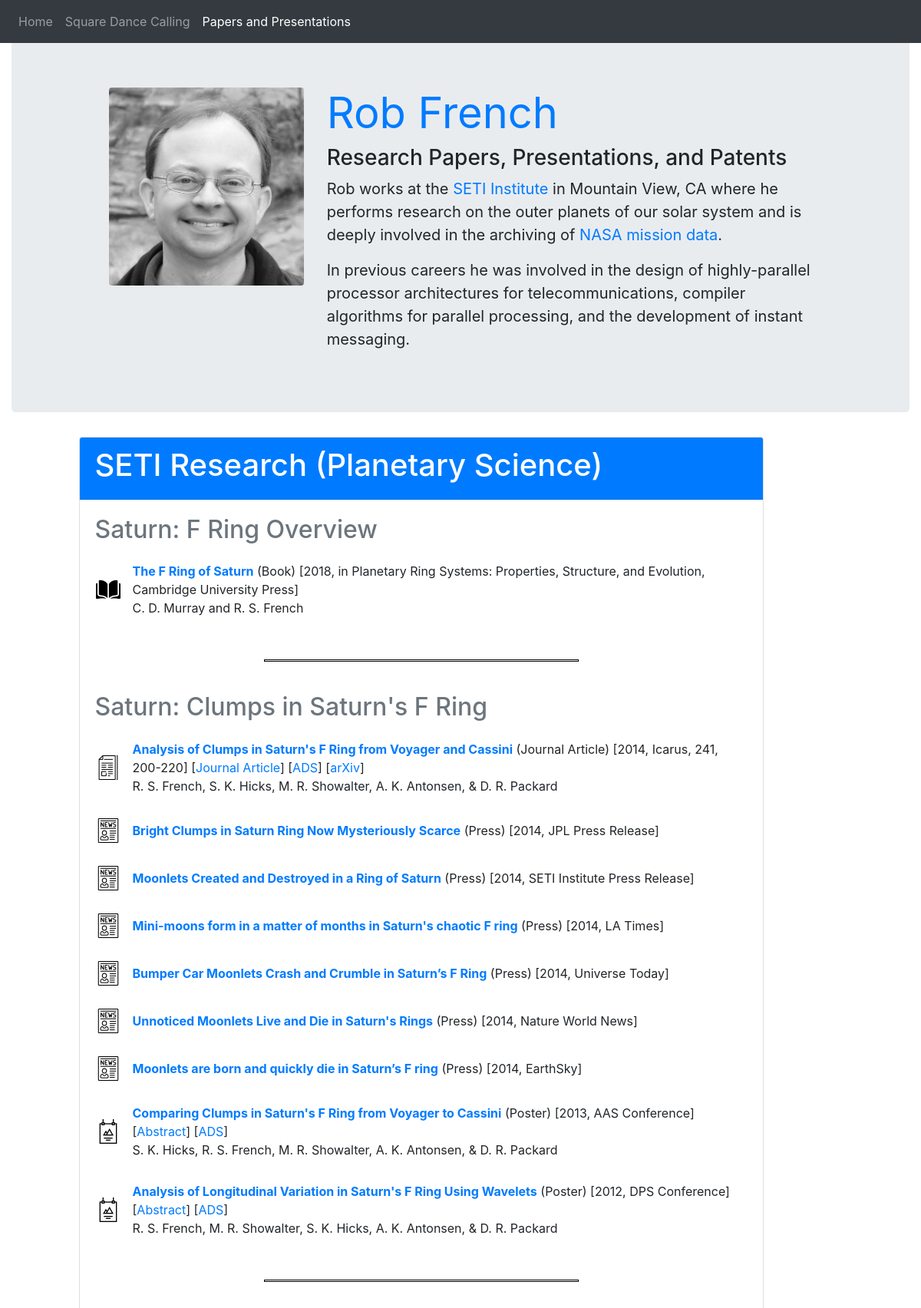
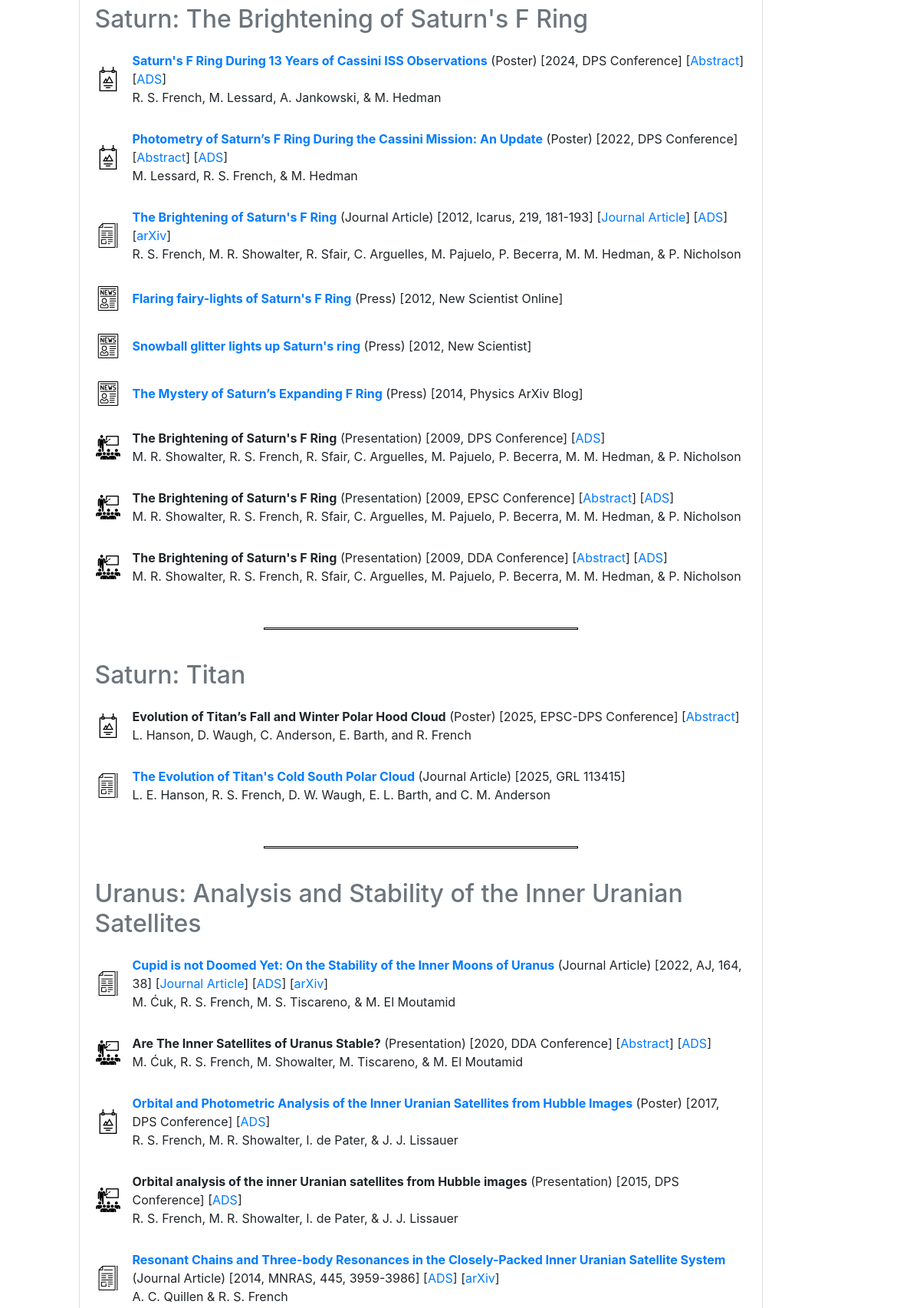
/papers (upper part), run on the app's committed database (2 pictures, top to bottom).
### papers/models.py (models this page shows, shortened)
class PaperCategory(models.Model):
    name = models.CharField(max_length=120)
    display_order = models.IntegerField(unique=True)
    class Meta:
        ordering = ['display_order']

class PaperSubCategory(models.Model):
    category = models.ForeignKey('PaperCategory', on_delete=models.PROTECT)
    name = models.CharField(max_length=120)
    display_order = models.IntegerField()
    class Meta:
        ordering = ['category', 'display_order']

class Paper(models.Model):
    sub_category = models.ForeignKey('PaperSubCategory', on_delete=models.PROTECT)
    display_order = models.IntegerField()
    doc_type = models.CharField(max_length=255)
    year = models.IntegerField()
    title = models.CharField(max_length=255)
    citation = models.CharField(max_length=120, blank=True)
    authors = models.CharField(max_length=255, blank=True)
    full_text_link = models.CharField(max_length=255, blank=True)
    journal_link = models.CharField(max_length=255, blank=True)
    abstract_link = models.CharField(max_length=255, blank=True)
    arXiv_link = models.CharField(max_length=255, blank=True)
    ADS_link = models.CharField(max_length=255, blank=True)
    class Meta:
        ordering = ['sub_category', 'display_order']

### papers/views.py (the view)
# urls.py: path('papers', papers.views.papers),
def papers(request):
    paper_dict = {}
    category_list = []
    sub_category_dict = {}
    for category in PaperCategory.objects.all():
        category_used = False
        sub_categories = (PaperSubCategory.objects.
                          filter(category__name=category.name))
        sub_category_dict[category.name] = []
        for i, sub_category in enumerate(sub_categories):
            papers = (Paper.objects.filter(sub_category=sub_category).
                      order_by('display_order'))
            paper_list = list(papers)
            for paper in paper_list:
                if (paper.full_text_link and
                    (paper.full_text_link.find('rfrench.org') != -1 or
                     not paper.full_text_link.startswith('http'))):
                    paper.full_text_link = (paper.full_text_link.
                            replace('http://rfrench.org/papers', '/papers'))
                    paper.full_static_content = True
                else:
                    paper.full_static_content = False
                if (paper.abstract_link and
                    (paper.abstract_link.find('rfrench.org') != -1 or
                     not paper.abstract_link.startswith('http'))):
                    paper.abstract_link = (paper.abstract_link.
                            replace('http://rfrench.org/papers', '/papers'))
                    paper.abstract_static_content = True
                else:
                    paper.abstract_static_content = False
            if len(paper_list) > 0:
                sub_category_dict[category.name].append(sub_category)
                category_used = True
                paper_dict[(category.name,
                            sub_category.name)] = paper_list
            sub_category.not_last_entry = i != len(sub_categories)-1
            print(sub_category.name, sub_category.not_last_entry)
        if category_used:
            category_list.append(category.name)
    return render(request, 'papers/papers.html',
                  {'categories': category_list,
                   'sub_categories': sub_category_dict,
                   'papers': paper_dict})

### papers/templates/papers/papers.html (shortened to what this page needs)
<!doctype html>
<html lang="en">
  <head>
    <link rel="stylesheet" href="https://maxcdn.bootstrapcdn.com/bootstrap/4.0.0-beta.3/css/bootstrap.min.css">
  </head>
  <body style="padding-top:50px;">
    {% load static %}
    <div class="container-fluid">
      <nav class="navbar fixed-top navbar-expand-sm navbar-dark bg-dark">
        <ul class="navbar-nav mr-auto">
          <li class="nav-item">
            <a class="nav-link" href="/">Home</a>
          </li>
          <li class="nav-item">
            <a class="nav-link" href="/calling/">Square Dance Calling</a>
          </li>
          <li class="nav-item active">
            <a class="nav-link" href="/papers/">Papers and Presentations <span class="sr-only">(current)</span></a>
          </li>
        </ul>
      </nav>
      <div class="jumbotron">
        <div class="row">
          <div class="col-1"></div>
          <div class="col-3">
            <img class="img-fluid rounded" src="{% static "papers/rob-papers.jpg" %}" alt="Rob's face"/>
          </div>
          <div class="col-7">
            <div class="row">
              <div class="col-12">
                <h1 class="display-4"><a href="/"><strong>Rob French</strong></a></h1>
                <h3>Research Papers, Presentations, and Patents</h3>
                <p class="lead">
                  <strong>Rob works at the <a target="_blank" href="https://www.seti.org/">SETI Institute</a>
                  in Mountain View, CA where he performs research on the outer planets of our solar system
                  and is deeply involved in the archiving of
                  <a target="_blank" href="https://pds-rings.seti.org/">NASA mission data</a>.</strong>
                </p>
                <p class="lead">
                  <strong>In previous careers he was involved in the design of highly-parallel processor
                  architectures for telecommunications, compiler algorithms for parallel processing, and the
                  development of instant messaging.</strong>
                </p>
              </div>
            </div>
          </div>
        </div>
      </div>
    </div>
    <div class="row">
      <div class="col-1"></div>
      <div class="col-9">
        {% for category in categories %}
          <div class="card">
            <div class="card-header text-white bg-primary">
              <h1>{{ category }}</h1>
            </div>
            <div class="card-body">
              {% for category2, sub_categories in sub_categories.items %}
                {% if category == category2 %}
                  {% for sub_category in sub_categories %}
                    <h2 class="text-secondary">{{ sub_category.name }}</h2>
                    <table>
                      {% for papers_key, papers in papers.items %}
                        {% if papers_key.0 == category and papers_key.1 == sub_category.name %}
                          {% for paper in papers %}
                            <tr>
                              <td style="padding-right:15px;padding-top:15px;padding-bottom:15px;">
                                {% if paper.doc_type == 'Patent' %}
                                  <img src="{% static "papers/icon-patent.png" %}">
                                {% elif paper.doc_type == 'Presentation' %}
                                  <img src="{% static "papers/icon-presentation.png" %}">
                                {% elif paper.doc_type == 'Poster' %}
                                  <img src="{% static "papers/icon-poster.png" %}">
                                {% elif paper.doc_type == 'Press' %}
                                  <img src="{% static "papers/icon-newspaper.png" %}">
                                {% elif paper.doc_type == 'Journal Article' %}
                                  <img src="{% static "papers/icon-article.png" %}">
                                {% elif paper.doc_type == 'Technical Report' %}
                                  <img src="{% static "papers/icon-article.png" %}">
                                {% elif paper.doc_type == 'Conference Proceedings' %}
                                  <img src="{% static "papers/icon-article.png" %}">
                                {% elif paper.doc_type == 'Announcement' %}
                                  <img src="{% static "papers/icon-announcement.png" %}">
                                {% elif paper.doc_type == 'Thesis' %}
                                  <img src="{% static "papers/icon-thesis.png" %}">
                                {% elif paper.doc_type == 'Book' %}
                                  <img src="{% static "papers/icon-book.png" %}">
                                {% endif %}
                              </td>
                              <td style="padding-top:15px;padding-bottom:15px;">
                                {% if paper.full_text_link %}
                                  {% if paper.full_static_content %}
                                    <a target="_blank" href="{% static paper.full_text_link %}"><b>{{paper.title}}</b></a>
                                  {% else %}
                                    <a target="_blank" href="{{ paper.full_text_link }}"><b>{{paper.title}}</b></a>
                                  {% endif %}
                                {% else %}
                                  <b>{{paper.title}}</b>
                                {% endif %}
                                ({{ paper.doc_type }})
                                {% if paper.citation %}
                                  [{{ paper.year }}, {{ paper.citation }}]
                                {% else %}
                                  [{{ paper.year }}]
                                {% endif %}
                                {% if paper.journal_link %}
                                  [<a target="_blank" href="{{ paper.journal_link }}">Journal Article</a>]
                                {% endif %}
                                {% if paper.abstract_link %}
                                  {% if paper.abstract_static_content %}
                                    [<a target="_blank" href="{% static paper.abstract_link %}">Abstract</a>]
                                  {% else %}
                                    [<a target="_blank" href="{{ paper.abstract_link }}">Abstract</a>]
                                  {% endif %}
                                {% endif %}
                                {% if paper.ADS_link %}
                                  [<a target="_blank" href="{{ paper.ADS_link }}">ADS</a>]
                                {% endif %}
                                {% if paper.arXiv_link %}
                                  [<a target="_blank" href="{{ paper.arXiv_link }}">arXiv</a>]
                                {% endif %}
                                <br>
                                {% if paper.authors %}
                                  {{ paper.authors }}<br>
                                {% endif %}
                              </td>
                            </tr>
                          {% endfor %}
                        {% endif %}
                      {% endfor %}
                    </table>
                    {% if sub_category.not_last_entry %}
                      <br>
                      <div class="row">
                        <div class="col-3"></div>
                        <div class="col-6"><hr style="height:1px; border:solid 1px black; color:#000;"></div>
                      </div>
                    <br>
                    {% endif %}
                  {% endfor %}
                {% endif %}
              {% endfor %}
            </div>
          </div>
          <br>
        {% endfor %}
      </div>
    </div>
    <br>
  </body>
</html>

### data on the page
PaperCategory: categories "SETI Research (Planetary Science)"
PaperSubCategory: name "Saturn: F Ring Overview"
Paper: title "The F Ring of Saturn", doc_type "Book", year "2018", citation "in Planetary Ring Systems: Properties, Structure, and Evolution, Cambridge University Press", authors "C. D. Murray and R. S. French"
PaperSubCategory: name "Saturn: Clumps in Saturn's F Ring"
Paper: title "Analysis of Clumps in Saturn's F Ring from Voyager and Cassini", doc_type "Journal Article", year "2014", citation "Icarus, 241, 200-220", authors "R. S. French, S. K. Hicks, M. R. Showalter, A. K. Antonsen, & D. R. Packard"
Paper: title "Bright Clumps in Saturn Ring Now Mysteriously Scarce", doc_type "Press", year "2014", citation "JPL Press Release"
Paper: title "Moonlets Created and Destroyed in a Ring of Saturn", doc_type "Press", year "2014", citation "SETI Institute Press Release"
Paper: title "Mini-moons form in a matter of months in Saturn's chaotic F ring", doc_type "Press", year "2014", citation "LA Times"
Paper: title "Bumper Car Moonlets Crash and Crumble in Saturn’s F Ring", doc_type "Press", year "2014", citation "Universe Today"
Paper: title "Unnoticed Moonlets Live and Die in Saturn's Rings", doc_type "Press", year "2014", citation "Nature World News"
Paper: title "Moonlets are born and quickly die in Saturn’s F ring", doc_type "Press", year "2014", citation "EarthSky"
Paper: title "Comparing Clumps in Saturn's F Ring from Voyager to Cassini", doc_type "Poster", year "2013", citation "AAS Conference", shows "Abstract", authors "S. K. Hicks, R. S. French, M. R. Showalter, A. K. Antonsen, & D. R. Packard"
Paper: title "Analysis of Longitudinal Variation in Saturn's F Ring Using Wavelets", doc_type "Poster", year "2012", citation "DPS Conference", shows "Abstract", authors "R. S. French, M. R. Showalter, S. K. Hicks, A. K. Antonsen, & D. R. Packard"
PaperSubCategory: name "Saturn: The Brightening of Saturn's F Ring"
Paper: title "Saturn's F Ring During 13 Years of Cassini ISS Observations", doc_type "Poster", year "2024", citation "DPS Conference", authors "R. S. French, M. Lessard, A. Jankowski, & M. Hedman"
Paper: title "Photometry of Saturn’s F Ring During the Cassini Mission: An Update", doc_type "Poster", year "2022", citation "DPS Conference", authors "M. Lessard, R. S. French, & M. Hedman"
Paper: title "The Brightening of Saturn's F Ring", doc_type "Journal Article", year "2012", citation "Icarus, 219, 181-193", authors "R. S. French, M. R. Showalter, R. Sfair, C. Arguelles, M. Pajuelo, P. Becerra, M. M. Hedman, & P. Nicholson"
Paper: title "Flaring fairy-lights of Saturn's F Ring", doc_type "Press", year "2012", citation "New Scientist Online"
Paper: title "Snowball glitter lights up Saturn's ring", doc_type "Press", year "2012", citation "New Scientist"
Paper: title "The Mystery of Saturn’s Expanding F Ring", doc_type "Press", year "2014", citation "Physics ArXiv Blog"
Paper: title "The Brightening of Saturn's F Ring", doc_type "Presentation", year "2009", citation "DPS Conference", authors "M. R. Showalter, R. S. French, R. Sfair, C. Arguelles, M. Pajuelo, P. Becerra, M. M. Hedman, & P. Nicholson"
Paper: title "The Brightening of Saturn's F Ring", doc_type "Presentation", year "2009", citation "EPSC Conference", shows "Abstract", authors "M. R. Showalter, R. S. French, R. Sfair, C. Arguelles, M. Pajuelo, P. Becerra, M. M. Hedman, & P. Nicholson"
Paper: title "The Brightening of Saturn's F Ring", doc_type "Presentation", year "2009", citation "DDA Conference", shows "Abstract", authors "M. R. Showalter, R. S. French, R. Sfair, C. Arguelles, M. Pajuelo, P. Becerra, M. M. Hedman, & P. Nicholson"
PaperSubCategory: name "Saturn: Titan"
Paper: title "Evolution of Titan’s Fall and Winter Polar Hood Cloud", doc_type "Poster", year "2025", citation "EPSC-DPS Conference", authors "L. Hanson, D. Waugh, C. Anderson, E. Barth, and R. French"
Paper: title "The Evolution of Titan's Cold South Polar Cloud", doc_type "Journal Article", year "2025", citation "GRL 113415", authors "L. E. Hanson, R. S. French, D. W. Waugh, E. L. Barth, and C. M. Anderson"
PaperSubCategory: name "Uranus: Analysis and Stability of the Inner Uranian Satellites"
Paper: title "Cupid is not Doomed Yet: On the Stability of the Inner Moons of Uranus", doc_type "Journal Article", year "2022", citation "AJ, 164, 38", authors "M. Ćuk, R. S. French, M. S. Tiscareno, & M. El Moutamid"
Paper: title "Are The Inner Satellites of Uranus Stable?", doc_type "Presentation", year "2020", citation "DDA Conference", authors "M. Ćuk, R. S. French, M. Showalter, M. Tiscareno, & M. El Moutamid"
Paper: title "Orbital and Photometric Analysis of the Inner Uranian Satellites from Hubble Images", doc_type "Poster", year "2017", citation "DPS Conference", authors "R. S. French, M. R. Showalter, I. de Pater, & J. J. Lissauer"
Paper: title "Orbital analysis of the inner Uranian satellites from Hubble images", doc_type "Presentation", year "2015", citation "DPS Conference", authors "R. S. French, M. R. Showalter, I. de Pater, & J. J. Lissauer"
Paper: title "Resonant Chains and Three-body Resonances in the Closely-Packed Inner Uranian Satellite System", doc_type "Journal Article", year "2014", citation "MNRAS, 445, 3959-3986", authors "A. C. Quillen & R. S. French"
